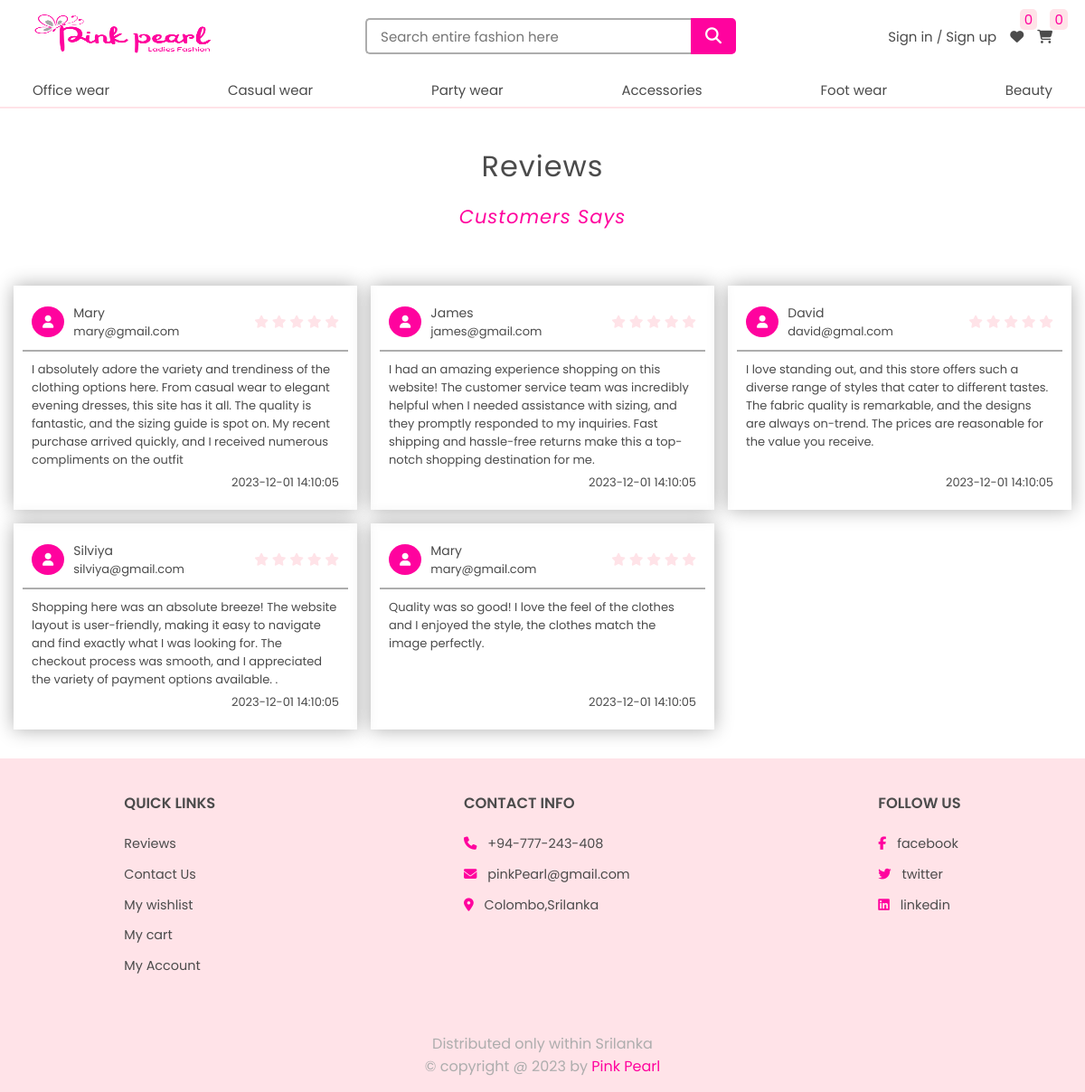
Page /shop/review.php on the committed database.
### tables this page shows
CREATE TABLE `main_category` (
  `main_category_id` int(11) NOT NULL,
  `category_name` varchar(255) NOT NULL,
  `description` varchar(100) NOT NULL,
  `image_url` varchar(255) NOT NULL
);

CREATE TABLE `reviews` (
  `review_id` int(11) NOT NULL,
  `user_id` int(11) NOT NULL,
  `comment` varchar(300) NOT NULL,
  `num_of_stars` int(11) NOT NULL,
  `date` datetime NOT NULL DEFAULT current_timestamp()
);

CREATE TABLE `users` (
  `user_id` int(11) NOT NULL,
  `username` varchar(50) NOT NULL,
  `first_name` varchar(100) NOT NULL,
  `last_name` varchar(100) NOT NULL,
  `phone` varchar(15) NOT NULL,
  `address_line1` text NOT NULL,
  `address_line2` text NOT NULL,
  `email` varchar(100) NOT NULL,
  `password` char(255) NOT NULL,
  `reg_date` date NOT NULL DEFAULT current_timestamp(),
  `user_type` varchar(50) NOT NULL
);

### shop/review.php (the view, shortened to what this page needs)
<?php
include '../database/dbconnection.php';
$all_messages = mysqli_query($connection,"SELECT * from reviews inner join users on (reviews.user_id=users.user_id)") or die(mysqli_error($conn));
?>
<!DOCTYPE html>
<html lang="en">
<head>
    <link rel="stylesheet" href="../index.css">
    <link rel="stylesheet" href="./main-header//header.css">
    <link rel="stylesheet" href="style.css">
    <link rel="stylesheet" href="https://cdnjs.cloudflare.com/ajax/libs/font-awesome/6.4.2/css/all.min.css">
</head>
<body>
<?php include('../main-header/header.php') ?>
    <section id="review" style="padding-top: 15vh;">
        <div class="review_heading">
            <h1>Reviews</h1>
            <h2>Customers Says</h2>
        </div>
        <div class="review_box_container">
        <?php
while($row= mysqli_fetch_assoc($all_messages)){
?>
            <div class="review_box">
                <div class="box_top">
                    <div class="profile">
                        <div class="profile_img">
                        <i class="fa-solid fa-user"></i>
                        </div>
                    <div class="name_user">
                        <strong><?php echo $row['username']; ?></strong>
                        <span><?php echo $row['email']; ?></span>
                    </div>
                    </div>
                    <div class="reviews">
                    <i class="fa-solid fa-star" style="color: #ffe3e8;"></i>
                    <i class="fa-solid fa-star" style="color: #ffe3e8;"></i>
                    <i class="fa-solid fa-star" style="color: #ffe3e8;"></i>
                    <i class="fa-solid fa-star" style="color: #ffe3e8;"></i>
                    <i class="fa-solid fa-star" style="color: #ffe3e8;"></i>
                    </div>
                </div>
                <div class="comments">
                    <p><?php echo $row['comment']; ?></p>
                </div>
                <div class="date">
                <span><?php echo $row['date']; ?></span>
                </div>
            </div>
            <?php
}
    ?>
        </div>
    </section>
    <?php
      include 'footer.php';
   ?>
</body>
</html>

### main-header/header.php (shortened to what this page needs)
<?php
    include('../database/dbconnection.php');
    $no_of_wishlist_items = 0;
    $no_of_cart_items = 0;
    $main_category_res = mysqli_query($connection, "SELECT * FROM main_category")
                    or die('Category query failed');
    $main_categories = mysqli_fetch_all($main_category_res, MYSQLI_ASSOC);
?>
<!DOCTYPE html>
<html lang="en">
<head>
    <link rel="stylesheet" href="../index.css">
    <link rel="stylesheet" href="../../Ladies-fashion-full-stack-website//main-header//header.css">
</head>
<body>
    <header>
        <div class="top-header">
            <div class="logo"><a href="../shop/index.php"><img src="../uploadedImages/logo.png" alt="Pink-pearl-logo"></a></div>
            <form class="search laptop-setup " action="../main-header/header.php" method='post'>
                <input type="text" placeholder="Search entire fashion here" name='search-word'><button type="submit" name="search"><i class="fa fa-search" aria-hidden="true"></i></button>
            </form>
            <div class="top-header-right">
                <?php
                    if (isset($_SESSION['isLogged']) && $_SESSION['isLogged']) {
                        echo "<span class='user laptop-setup'>" .
                                 "<a href='../account/logout.php'>sign out</a><a href='../myaccount/orders.php'><i class='fa fa-user-circle-o' aria-hidden='true'></i></a>" .
                             "</span>";
                    }
                    else {
                        echo "<span class='laptop-setup'><a href='../account/login.php'>Sign in  </a> / <a href='../account/register.php'>Sign up</a></span>";
                    }
                ?>
                <span><a href="../myaccount/wishlist.php"><i class="fa fa-heart" aria-hidden="true"></i></a><span><?php echo $no_of_wishlist_items; ?></span></span>
                <span><a href="../myaccount/cart.php"><i class="fa fa-shopping-cart" aria-hidden="true"></i></a><span><?php echo $no_of_cart_items; ?></span></span>
            </div>
        </div>
        <div class="bottom-header">
            <ul>
                <?php
                    foreach ($main_categories as $main) {
                        echo "<li><a href='../fashion/fashion.php?main=" . $main['main_category_id'] . "'>" . $main['category_name'] . "</a> </li>";
                    }
                ?>
            </ul>
        </div>
    </header>
</body>
</html>

### index.css (style rules this page uses)
* { margin: 0;padding: 0; box-sizing: border-box; font-family: 'Poppins', sans-serif; font-weight: 400; text-decoration: none; list-style-type: none; color: var(--black); outline: none; }
:root { --white: white; --black: rgb(75, 75, 75); --grey: rgb(173, 173, 173); --lightpink: rgb(255, 227, 232); --pink: #FF039E; }
button, .button { padding: 10px 25px; background-color: var(--pink); font-size: 20px; border: none; color: var(--white); cursor: pointer; transition: 0.3s; border-radius: 3px; display: flex; align-items: center; justify-content: center; gap: 10px; }
button i { color: var(--white); }

### main-header/header.css (style rules this page uses)
header { height: 15vh; position: fixed; width: 100%; z-index: 1000; }
.top-header { height: 10vh; padding: 1% 8%; display: flex; align-items: center; justify-content: space-between; background-color: var(--white); }
.top-header .logo img { width: 200px; height: 47px; }
.top-header .search { width: 400px; height: 100%; display: flex; align-items: center; justify-content: center; }
.top-header .search input { padding: 8px 50px 8px 15px; width: 360px; height: 40px; border-radius: 5px 0 0 5px; border: 2px solid var(--grey); border-right: none; font-size: 15px; }
.top-header .search button { height: 40px; width: 40px; display: flex; align-items: center; justify-content: center; border-radius: 0 5px 5px 0; font-size: 18px; color: var(--white); }
.top-header .top-header-right { height: 100%; display: flex; align-items: center; gap: 15px; }
.top-header .top-header-right > span { position: relative; }
.top-header .top-header-right span span { color: var(--pink); background-color: var(--lightpink); position: absolute; top: -80%; padding: 0px 5px; right: -100%; font-size: 15px; border-radius: 5px; }
.bottom-header { height: 5vh; padding: 0 8%; background-color: var(--white); border-bottom: 2px solid var(--lightpink); }
.bottom-header ul { height: 100%; display: flex; align-items: center; justify-content: space-between; width: 100%; }
header a { font-size: 15px; }
header a, header i { transition: 0.3s; cursor: pointer; }
@media all and (max-width:1200px) { .top-header, .bottom-header { padding: 1% 3%; } }

### shop/style.css (style rules this page uses)
html { font-size: 100%; scroll-padding-top: 18vh; }
body { background-color: var(--white); font-size: 14px; }
#review { display: flex; justify-content: center; align-items: center; flex-direction: column; width: 100%; }
.review_heading { letter-spacing: 1px; margin: 30px 0px; padding: 10px 20px; display: flex; flex-direction: column; justify-content: center; align-items: center; }
.review_heading h1 { font-size: 2rem; }
.review_heading h2 { color: var(--pink); font-style: oblique; }
.review_box_container { width: 100%; display: grid; grid-template-columns: repeat(auto-fit, 380px); justify-content: center; gap: 15px; padding: 0 10px; }
.review_box { position: relative; flex:1; display: flex; flex-direction: column; box-shadow: 0 0 20px var(--grey); transition: 0.3s; cursor: pointer; padding: 10px; }
.box_top { display: flex; align-items: center; justify-content: space-between;padding: 10px; border-bottom: 2px solid var(--grey); }
.box_top .profile { display: flex; align-items: center; gap: 10px; }
.box_top .profile i { background-color: var(--pink); color: var(--white); border-radius: 50%; padding: 10px 12px; }
.box_top .profile .name_user { display: flex; flex-direction: column; gap: 0; }
.box_top .profile .name_user span { font-size: 13px; }
.review_box .comments { padding: 10px 10px 5px; font-size: 13px;flex: 1; }
.review_box .date { padding: 0 10px 10px; font-size: 13px; text-align: right; }
h2 { text-align: center; color: var(--pink); margin-top: 1rem; margin-bottom: 1.3rem; }

### rows in the picture
main_category: category_name "Office wear"
main_category: category_name "Casual wear"
main_category: category_name "Party wear"
main_category: category_name "Accessories"
main_category: category_name "Foot wear"
main_category: category_name "Beauty"
reviews: user.username "Mary", user.email "mary@gmail.com", comment "I absolutely adore the variety and trendiness of the clothing options here. From casual wear to elegant evening dresses, this site has it all. The quality is fantastic, and the sizing guide is spot on. My recent purchase arrived quickly, and I received numerous compliments on the outfit", date "2023-12-01 14:10:05"
reviews: user.username "James", user.email "james@gmail.com", comment "I had an amazing experience shopping on this website! The customer service team was incredibly helpful when I needed assistance with sizing, and they promptly responded to my inquiries. Fast shipping and hassle-free returns make this a top-notch shopping destination for me.", date "2023-12-01 14:10:05"
reviews: user.username "David", user.email "david@gmal.com", comment "I love standing out, and this store offers such a diverse range of styles that cater to different tastes. The fabric quality is remarkable, and the designs are always on-trend. The prices are reasonable for the value you receive.", date "2023-12-01 14:10:05"
reviews: user.username "Silviya", user.email "silviya@gmail.com", comment "Shopping here was an absolute breeze! The website layout is user-friendly, making it easy to navigate and find exactly what I was looking for. The checkout process was smooth, and I appreciated the variety of payment options available. .", date "2023-12-01 14:10:05"
reviews: user.username "Mary", user.email "mary@gmail.com", comment "Quality was so good! I love the feel of the clothes and I enjoyed the style, the clothes match the image perfectly.", date "2023-12-01 14:10:05"

### other values in the picture
$no_of_wishlist_items "0"
$no_of_cart_items "0"
